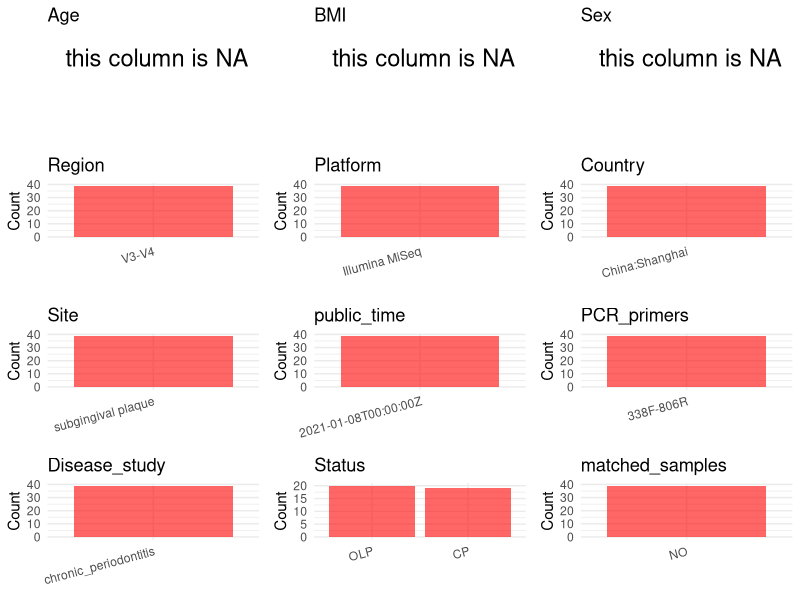

Generate this figure with R: (Note: this script raises an error after producing the figure.)
## ---- chunk 1
# Load necessary libraries
library(dplyr)
library(ggplot2)
library(cowplot)
library(stringr)
# Set working directory (update this path to your local directory)
setwd("/Users/dongbiao/Documents/oral/PRJNA690677/")

# Read the initial metadata files
initial_meta <- read.csv("SraRunTable.csv",header = T)

head(initial_meta)
## ---- chunk 2
# Create a uniform metadata dataframe
sites <- str_extract(initial_meta$sample_type, "saliva|Plaque")
sites[sites == "Plaque"] <- "dental plaque"
metadata <- data.frame(
  BioProject = initial_meta$BioProject,
  Run = initial_meta$Run,
  sample_name = initial_meta$`Sample.Name`,
  Age = NA,
  BMI = NA,
  Sex=NA,
  Region = "V3-V4",
  Platform = initial_meta$Instrument,
  Country = initial_meta$geo_loc_name,
  Site = "subgingival plaque",
  public_time = initial_meta$ReleaseDate,
  stringsAsFactors = FALSE
)
## ---- chunk 3
# Add information obtained from the publication
metadata$PCR_primers <- "338F-806R"
metadata$title <- "Comparative Analyses of the Subgingival Microbiome in Chronic Periodontitis Patients with and without Gingival Erosive Oral Lichen Planus Based on 16S rRNA Gene Sequencing"
metadata$Disease_study <- "chronic_periodontitis"

# Assign disease status based on sample_name patterns
metadata$Status <- gsub("[0-9]", "", initial_meta$Sample.Name)

# Create matched_samples column
metadata$matched_samples <- "NO"

# Check initial data distribution
cat("Initial sample distribution:\n")
table(metadata$sample_name)
table(metadata$Site)
## ---- chunk 4
# Check the number of unique runs and sample names
print(paste("Number of unique runs:", length(unique(metadata$Run))))
print(paste("Number of unique sample names:", length(unique(metadata$sample_name))))
## ---- chunk 5
# Select columns for visualization
plot_data <- metadata %>%
  select(-BioProject, -Run, -sample_name, -title)

# Function to create simple plots for each column
create_simple_plots <- function(data) {
  plots <- list()
  
  for (col in colnames(data)) {
    # Check if the column is all NA
    if (all(is.na(data[[col]]))) {
      # Create an empty plot with text indicating all NA
      p <- ggplot() +
        annotate("text", x = 0.5, y = 0.5, label = "this column is NA", size = 6) +
        labs(title = col) +
        theme_void()
    } else if (is.numeric(data[[col]])) {
      # Numeric variable: histogram
      p <- ggplot(data, aes(x = .data[[col]])) +
        geom_histogram(fill = "blue", alpha = 0.6, bins = 20, na.rm = TRUE) +
        labs(title = col) +
        theme_minimal()
    } else {
      # Categorical variable: bar plot (remove NA values)
      count_data <- as.data.frame(table(data[[col]], useNA = "ifany"))
      p <- ggplot(count_data, aes(x = reorder(Var1, -Freq), y = Freq)) +
        geom_col(fill = "red", alpha = 0.6) +
        labs(title = col, x = NULL, y = "Count") +
        theme_minimal() +
        theme(axis.text.x = element_text(angle = 15, hjust = 1))
    }
    plots[[col]] <- p
  }
  
  return(plots)
}

# Generate and arrange plots
plots <- create_simple_plots(plot_data)
p<-plot_grid(plots$Age, 
          plots$BMI, 
          plots$Sex, 
          plots$Region, 
          plots$Platform, 
          plots$Country, 
          plots$Site,
          plots$public_time, 
          plots$PCR_primers,
          plots$Disease_study,
          plots$Status,
          plots$matched_samples,# add 
          ncol = 3, align = "hv", axis = "lb")
ggsave("Metadata_Summary.png", plot = p, width = 8, height = 6, dpi = 150)
## ---- chunk 6
knitr::include_graphics("Metadata_Summary.png")
## ---- chunk 7
# Reorder columns to match the desired format
metadata <- metadata[, c(
  "BioProject", "Run", "sample_name", "Age", "BMI", "Sex", 
  "Region", "Platform", "Country", "Site", "public_time", 
  "PCR_primers", "title", "Disease_study", "Status","matched_samples"
)]

# Export the uniform metadata to a CSV file
write.csv(metadata, file = "metadata.csv", quote = FALSE)
head(metadata)
